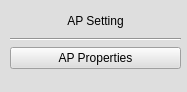
<?xml version="1.0" encoding="UTF-8"?>
<ui version="4.0">
 <class>Form</class>
 <widget class="QWidget" name="Form">
  <property name="geometry">
   <rect>
    <x>0</x>
    <y>0</y>
    <width>187</width>
    <height>92</height>
   </rect>
  </property>
  <property name="windowTitle">
   <string>Form</string>
  </property>
  <property name="styleSheet">
   <string notr="true">background-color: rgb(222, 222, 222);</string>
  </property>
  <widget class="QWidget" name="verticalLayoutWidget">
   <property name="geometry">
    <rect>
     <x>10</x>
     <y>10</y>
     <width>171</width>
     <height>59</height>
    </rect>
   </property>
   <layout class="QVBoxLayout" name="verticalLayout">
    <item>
     <widget class="QLabel" name="label">
      <property name="sizePolicy">
       <sizepolicy hsizetype="Minimum" vsizetype="Minimum">
        <horstretch>0</horstretch>
        <verstretch>0</verstretch>
       </sizepolicy>
      </property>
      <property name="text">
       <string>AP Setting</string>
      </property>
      <property name="alignment">
       <set>Qt::AlignCenter</set>
      </property>
     </widget>
    </item>
    <item>
     <widget class="Line" name="line">
      <property name="orientation">
       <enum>Qt::Horizontal</enum>
      </property>
     </widget>
    </item>
    <item>
     <widget class="QPushButton" name="AP_PropertiesButton">
      <property name="text">
       <string>AP Properties</string>
      </property>
     </widget>
    </item>
   </layout>
  </widget>
 </widget>
 <resources/>
 <connections/>
</ui>
